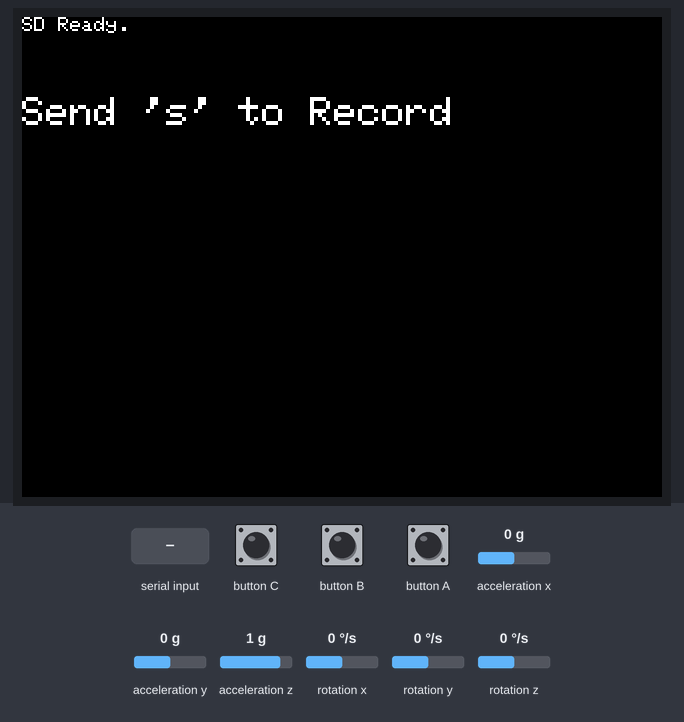
This sketch was run on a simulated ESP32. On the bench: 320×240 colour display. The inputs (shaded band) are chosen by the test bench; at power-on: acceleration x 0 g, acceleration y 0 g, acceleration z 1 g, rotation x 0 °/s, rotation y 0 °/s, rotation z 0 °/s. Storage starts empty; what the sketch prints to the serial monitor is not drawn.

Above: at 1.3 s.
1.4 s: "s" received over Serial
At 2.6 s:
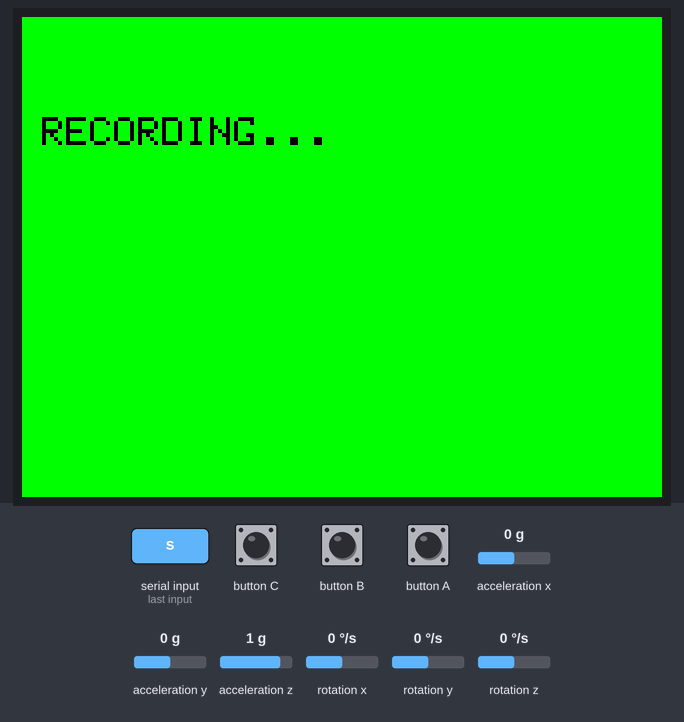
2.9 s: "S" received over Serial
At 3.8 s:
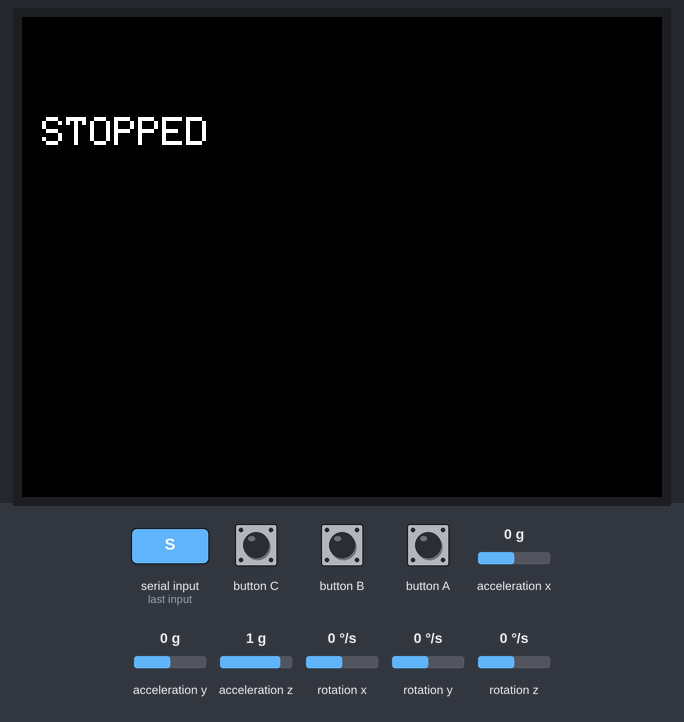
4.4 s: "s" received over Serial
At 5.0 s:
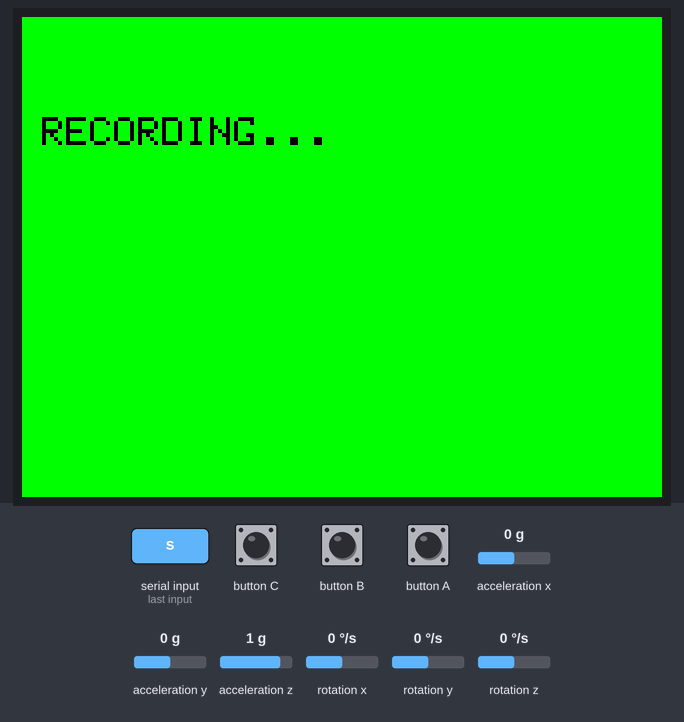
Timing chart, 0 to 7.4 s (numbered marks = the images above; inputs shaded):
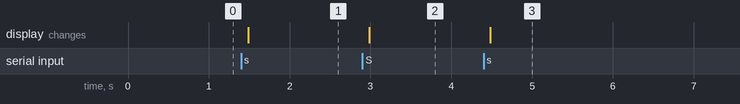

The sketch:

IMU_SD_ST_AGEQ.ino
```cpp
#include <M5Unified.h>
#include <MadgwickAHRS.h>
#include <SD.h>

// --- CONFIGURATION ---
Madgwick filter;
const float SENSOR_RATE = 100.0f; // 100Hz Sampling
unsigned long last_update = 0;
bool is_recording = false;

// --- VARIABLES ---
// Raw holders (used for calculation but not printed)
float ax, ay, az;
float gx, gy, gz;

// Smoothed Data holders
float ax_s = 0, ay_s = 0, az_s = 0;
float gx_s = 0, gy_s = 0, gz_s = 0;

// Filter Settings
// ALPHA: 0.1 = Very Smooth (Slow), 0.9 = Responsive (Noisy)
const float ALPHA = 0.2;

// Fusion Output
float roll, pitch, yaw;

File logFile;

void setup() {
  // 1. Optimized M5 Init
  auto cfg = M5.config();
  cfg.serial_baudrate = 115200;
  cfg.internal_spk = false; // Mute speaker
  cfg.internal_mic = false; // Disable mic
  M5.begin(cfg);

  // 2. Init IMU & Filter
  M5.Imu.begin();
  filter.begin(SENSOR_RATE);

  // 3. Init SD Card
  if (!SD.begin(GPIO_NUM_4, SPI, 25000000)) {
    M5.Display.println("SD Failed!");
  } else {
    M5.Display.println("SD Ready.");
  }

  // 4. UI Setup
  M5.Display.setTextSize(2);
  M5.Display.setCursor(0, 40);
  M5.Display.println("Send 's' to Record");

  // 5. PRINT CSV HEADER (NO RAW COLUMNS)
  Serial.println("timestamp,ax_smooth,ay_smooth,az_smooth,gx_smooth,gy_smooth,gz_smooth,roll,pitch,yaw");
}

void loop() {
  M5.update();

  // --- UART TRIGGER ---
  if (Serial.available()) {
    char cmd = Serial.read();
    if (cmd == 's' || cmd == 'S') {
      is_recording = !is_recording;

      if (is_recording) {
        M5.Display.fillScreen(GREEN);
        M5.Display.setCursor(10, 50);
        M5.Display.setTextColor(BLACK);
        M5.Display.print("RECORDING...");

        logFile = SD.open("/imu_smooth.csv", FILE_APPEND);
        if (!logFile) {
           logFile = SD.open("/imu_smooth.csv", FILE_WRITE);
           // Write Header to File
           logFile.println("timestamp,ax_smooth,ay_smooth,az_smooth,gx_smooth,gy_smooth,gz_smooth,roll,pitch,yaw");
        }
      } else {
        M5.Display.fillScreen(BLACK);
        M5.Display.setCursor(10, 50);
        M5.Display.setTextColor(WHITE);
        M5.Display.print("STOPPED");
        if (logFile) logFile.close();
      }
    }
  }

  // --- SENSOR LOOP (100Hz) ---
  if (millis() - last_update >= (1000.0 / SENSOR_RATE)) {
    last_update = millis();
    unsigned long ts = millis();

    // 1. Get Raw Data
    M5.Imu.getAccelData(&ax, &ay, &az);
    M5.Imu.getGyroData(&gx, &gy, &gz);

    // 2. Apply Low Pass Filter (Smoothing)
    // Accelerometer Smoothing
    ax_s = (ALPHA * ax) + ((1.0 - ALPHA) * ax_s);
    ay_s = (ALPHA * ay) + ((1.0 - ALPHA) * ay_s);
    az_s = (ALPHA * az) + ((1.0 - ALPHA) * az_s);

    // Gyroscope Smoothing (NEW)
    gx_s = (ALPHA * gx) + ((1.0 - ALPHA) * gx_s);
    gy_s = (ALPHA * gy) + ((1.0 - ALPHA) * gy_s);
    gz_s = (ALPHA * gz) + ((1.0 - ALPHA) * gz_s);

    // 3. Fusion (Madgwick)
    // Note: We feed RAW data to Madgwick for fastest response,
    // but we print SMOOTH data for analysis.
    filter.updateIMU(gx, gy, gz, ax, ay, az);
    roll  = filter.getRoll();
    pitch = filter.getPitch();
    yaw   = filter.getYaw();

    // 4. STREAM SMOOTH DATA ONLY
    Serial.printf("%lu,%.2f,%.2f,%.2f,%.2f,%.2f,%.2f,%.2f,%.2f,%.2f\n",
                  ts, ax_s, ay_s, az_s, gx_s, gy_s, gz_s, roll, pitch, yaw);

    // 5. LOG TO SD
    if (is_recording && logFile) {
      logFile.printf("%lu,%.2f,%.2f,%.2f,%.2f,%.2f,%.2f,%.2f,%.2f,%.2f\n",
                     ts, ax_s, ay_s, az_s, gx_s, gy_s, gz_s, roll, pitch, yaw);
    }
  }
}
```

Measured:
- after the input at 1.4 s, the display: changes after 0.09 s (image 1)
- after the input at 2.9 s, the display: changes after 0.08 s (image 2)
- after the input at 4.4 s, the display: changes after 0.08 s (image 3)
